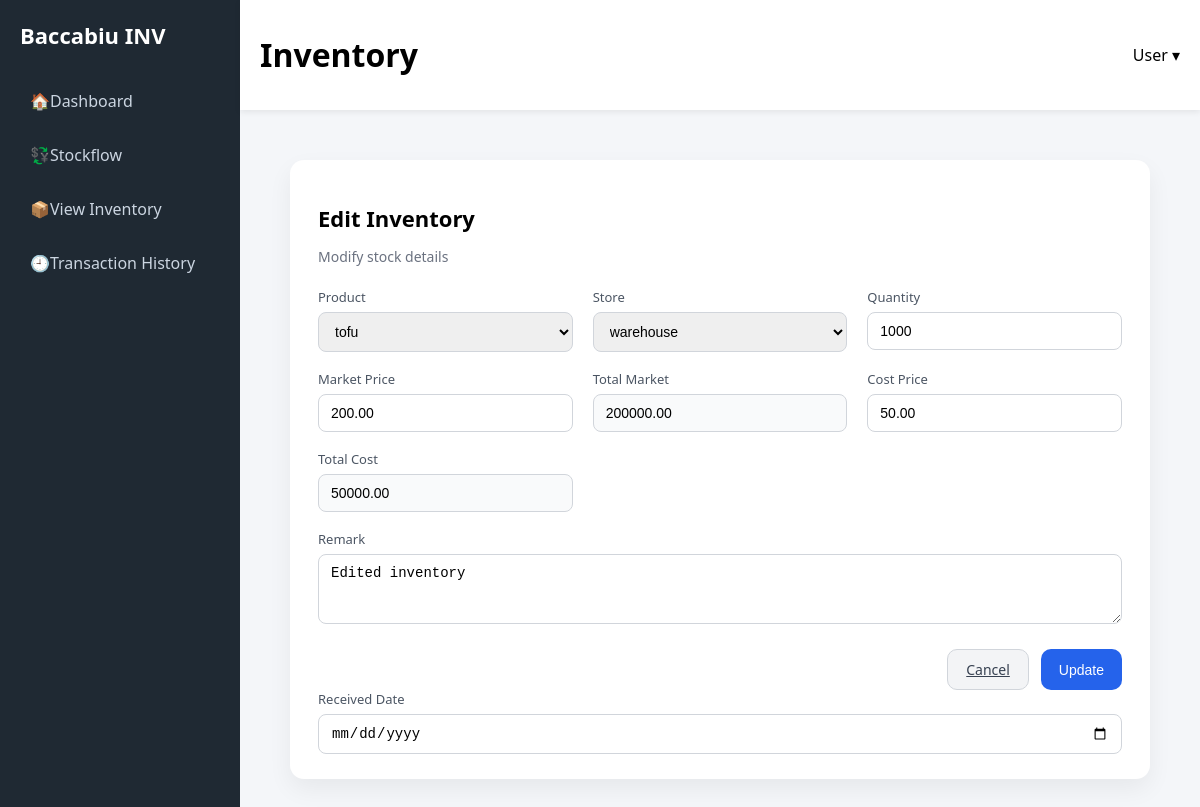
The app's page /edit-inventory/10/ with its own data.
### inv_data/models.py (models this page shows, shortened)
class Inventory(models.Model):
    product = models.ForeignKey(Product, on_delete=models.CASCADE)
    store = models.ForeignKey(Store, on_delete=models.CASCADE)
    quantity = models.IntegerField(default=0)
    class Meta:
        unique_together = ('product', 'store')

class Product(models.Model):
    product_code = models.CharField(max_length=100)
    product_name = models.CharField(max_length=255)
    category = models.ForeignKey(Category, on_delete=models.CASCADE)
    class Meta:
        unique_together = ("product_code", "product_name", "category")

class Store(models.Model):
    store_name = models.CharField(max_length=100, unique=True)

class StockTransactionItem(models.Model):
    transaction = models.ForeignKey(
        StockTransaction,
        related_name='items',
        on_delete=models.CASCADE
    )
    product = models.ForeignKey(
        Product,
        on_delete=models.CASCADE
    )
    quantity = models.IntegerField()
    cost_price = models.DecimalField(
        max_digits=10,
        decimal_places=2,
        null=True,
        blank=True
    )
    market_price = models.DecimalField(
        max_digits=10,
        decimal_places=2,
        null=True,
        blank=True
    )
    total_cost = models.DecimalField(
        max_digits=10,
        decimal_places=2,
        null=True,
        blank=True
    )
    total_market = models.DecimalField(
        max_digits=10,
        decimal_places=2,
        null=True,
        blank=True
    )
    from_location = models.CharField(max_length=100, blank=True, null=True)
    to_location = models.CharField(max_length=100, blank=True, null=True)

### inv_data/views.py (the view, shortened to what this page needs)
# urls.py: path('edit-inventory/<int:id>/', views.edit_inventory, name='edit_inventory'),
def edit_inventory(request, id):
    inventory = get_object_or_404(Inventory, id=id)
    products = Product.objects.all()
    categories = Category.objects.all()
    stores = Store.objects.all()
    last_item = StockTransactionItem.objects.filter(
    product=inventory.product
).order_by("-id").first()
    return render(request, "edit_inventory.html", {
    "inventory": inventory,
    "categories": categories,
    "stores": stores,
    "products": products,
    "last_item": last_item,
})

### templates/edit_inventory.html (shortened to what this page needs)
{% extends "base.html" %}
{% load static %}
{% block content %}
<link rel="stylesheet" href="{% static 'css/stockadd.css' %}">
<div class="app-layout">
    <main class="main-content">
        <section class="content-area">
            <div class="form-card">
                <h2>Edit Inventory</h2>
                <p class="subtitle">Modify stock details</p>
                <form method="POST">
                    <div class="form-grid">
                        <div class="form-group">
                            <label>Product</label>
                            <select name="product">
                                {% for p in products %}
                                <option value="{{ p.id }}" {% if p.id == inventory.product.id %}selected{% endif %}>
                                    {{ p.product_name }}
                                </option>
                                {% endfor %}
                            </select>
                        </div>
                        <div class="form-group">
                            <label>Store</label>
                            <select name="store">
                                {% for s in stores %}
                                <option value="{{ s.id }}" {% if s.id == inventory.store.id %}selected{% endif %}>
                                    {{ s.store_name }}
                                </option>
                                {% endfor %}
                            </select>
                        </div>
                        <div class="form-group">
                            <label>Quantity</label>
                            <input type="number" name="quantity" value="{{ inventory.quantity }}" required>
                        </div>
                        <div class="form-group">
                            <label>Market Price</label>
                            <input type="number" step="0.01" name="market_price" id="marketPrice"
value="{{ last_item.market_price|default:0 }}">
                        </div>
                        <div class="form-group">
                            <label>Total Market</label>
                            <input type="number" step="0.01" id="totalMarket" readonly>
                        </div>
                        <div class="form-group">
                            <label>Cost Price</label>
                            <input type="number" step="0.01" name="cost_price" id="costPrice"
value="{{ last_item.cost_price|default:0 }}">
                        </div>
                        <div class="form-group">
                            <label>Total Cost</label>
                            <input type="number" step="0.01" id="totalCost" readonly>
                        </div>
                        <div class="form-group full-width">
                            <label>Remark</label>
                            <textarea name="remark" rows="3">Edited inventory</textarea>
                        </div>
                    </div>
                    <div class="form-actions">
                        <a href="{% url 'viewInventory' %}" class="btn-secondary">Cancel</a>
                        <button type="submit" class="btn-primary">Update</button>
                    </div>
                    <div class="form-group">
    <label>Received Date</label>
    <input type="date" name="received_date" required>
</div>
                </form>
            </div>
        </section>
    </main>
</div>
{% endblock %}

### static/css/base.css (style rules this page uses)
* { box-sizing: border-box; }
body { margin: 0; font-family: "Segoe UI", Arial, sans-serif; background: #f4f6f9; }
.app-layout { display: flex; min-height: 100vh; }
.main-content { flex: 1; display: flex; flex-direction: column; }

### static/css/stockadd.css (style rules this page uses)
.content-area { padding: 25px; }
.form-card { background: #ffffff; border-radius: 14px; padding: 25px 28px; max-width: 1100px; margin: auto; box-shadow: 0 10px 25px rgba(0,0,0,0.06); }
.form-card h2 { font-size: 22px; font-weight: 600; margin-bottom: 6px; }
.form-card .subtitle { font-size: 14px; color: #6b7280; margin-bottom: 22px; }
.form-grid { display: grid; grid-template-columns: repeat(3, 1fr); gap: 18px 20px; }
.form-group { display: flex; flex-direction: column; }
.form-group.full-width { grid-column: span 3; }
.form-group label { font-size: 13px; color: #4b5563; margin-bottom: 6px; }
.form-group input, .form-group select, .form-group textarea { padding: 10px 12px; border: 1px solid #d1d5db; border-radius: 8px; font-size: 14px; outline: none; transition: border 0.2s ease, box-shadow 0.2s ease; }
.form-group input[readonly] { background: #f9fafb; }
.form-actions { margin-top: 25px; display: flex; justify-content: flex-end; gap: 12px; }
.btn-primary { background: #2563eb; color: #fff; border: none; border-radius: 10px; padding: 10px 18px; font-size: 14px; cursor: pointer; transition: background 0.2s ease, transform 0.1s ease; }
.btn-secondary { background: #f3f4f6; color: #374151; border: 1px solid #d1d5db; border-radius: 10px; padding: 10px 18px; font-size: 14px; cursor: pointer; }

### records on screen
Inventory: product "tofu", store "warehouse", quantity "1000"
StockTransactionItem: market_price "200.00", cost_price "50.00"
